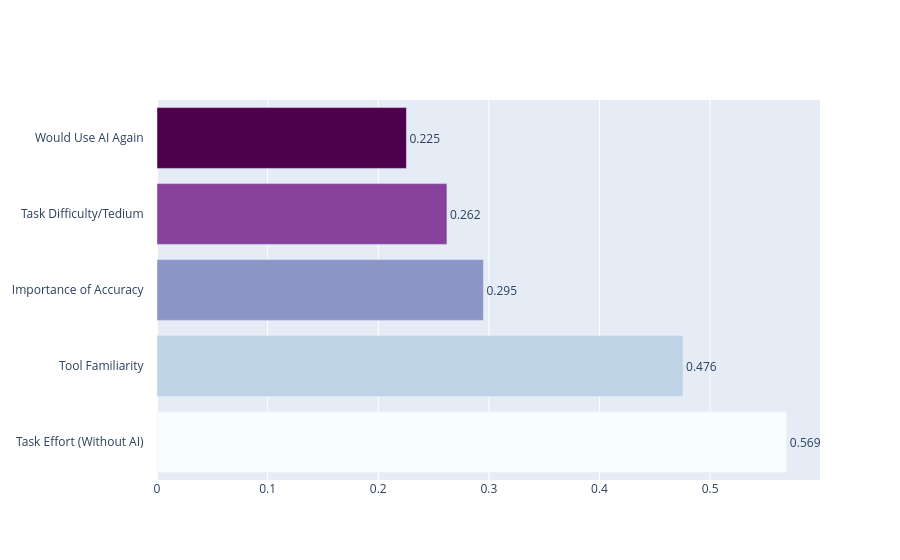

The notebook cell this image was saved under:
### Code cell
#plot the distribution of 'In this situation, using AI felt like the most rational choice.' column by AI-use personality as a barplot for the top 4 most positively correlated variables with rationality for each personality type
#drop rationality from the correlation series
#corr_generous = corr_generous.drop('Rationality')

#sort the correlation values in descending order and take the top 4 most positively correlated variables with rationality

import plotly.graph_objects as go
import plotly.express as px

def create_corr_bar_plot(corr_series, personality):

    corr_series = corr_series.drop('Rationality')
    corr_series = corr_series.sort_values(ascending=False).head(5)

    colors = px.colors.sample_colorscale(
        px.colors.sequential.BuPu,
        [i/(len(corr_series)-1) for i in range(len(corr_series))]
    )

    fig = go.Figure()

    fig.add_bar(
        x=corr_series.values,
        y=corr_series.index[::-1],
        orientation='h',
        marker=dict(color=colors),
        text=corr_series.values.round(3),
        textposition='outside'
    )

    fig.update_yaxes(
    ticks="outside",
    ticklen=10,
    tickwidth=1,
    tickcolor='white',
   
)

    return fig
create_corr_bar_plot(corr_generous, 'Generous adopter')

### Figure 1 — Plotly figure (JSON) as saved in the notebook; plotly's stock layout.template omitted (floating-point values rounded to 4 significant figures)
{"data": [{"marker": {"color": ["rgb(247, 252, 253)", "rgb(191, 211, 230)", "rgb(140, 150, 198)", "rgb(136, 65, 157)", "rgb(77, 0, 75)"]}, "orientation": "h", "text": [0.569, 0.476, 0.295, 0.262, 0.225], "textposition": "outside", "type": "bar", "x": [0.5694, 0.4755, 0.2951, 0.2621, 0.2255], "y": ["Task Effort (Without AI)", "Tool Familiarity", "Importance of Accuracy", "Task Difficulty/Tedium", "Would Use AI Again"]}], "layout": {"yaxis": {"tickcolor": "white", "ticklen": 10, "ticks": "outside", "tickwidth": 1}}}
